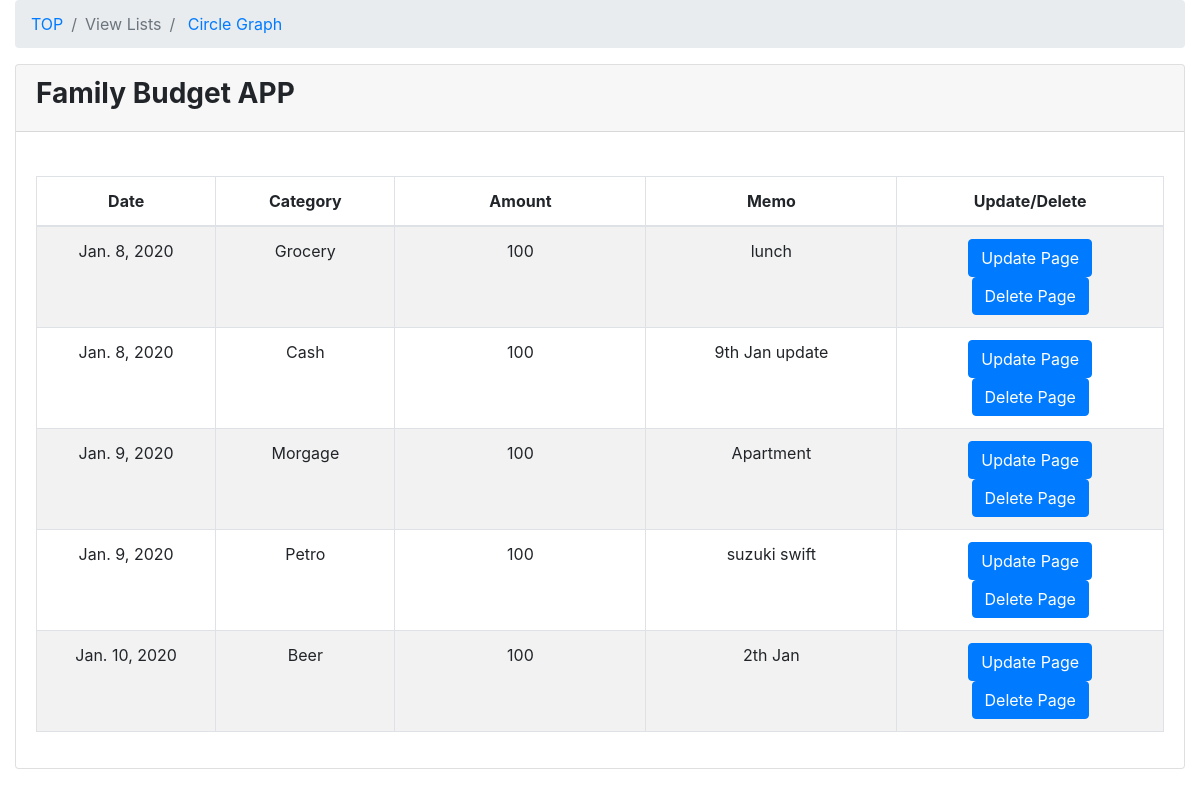
Before: /kakeibo/kakeibo_list/ with the older database file.
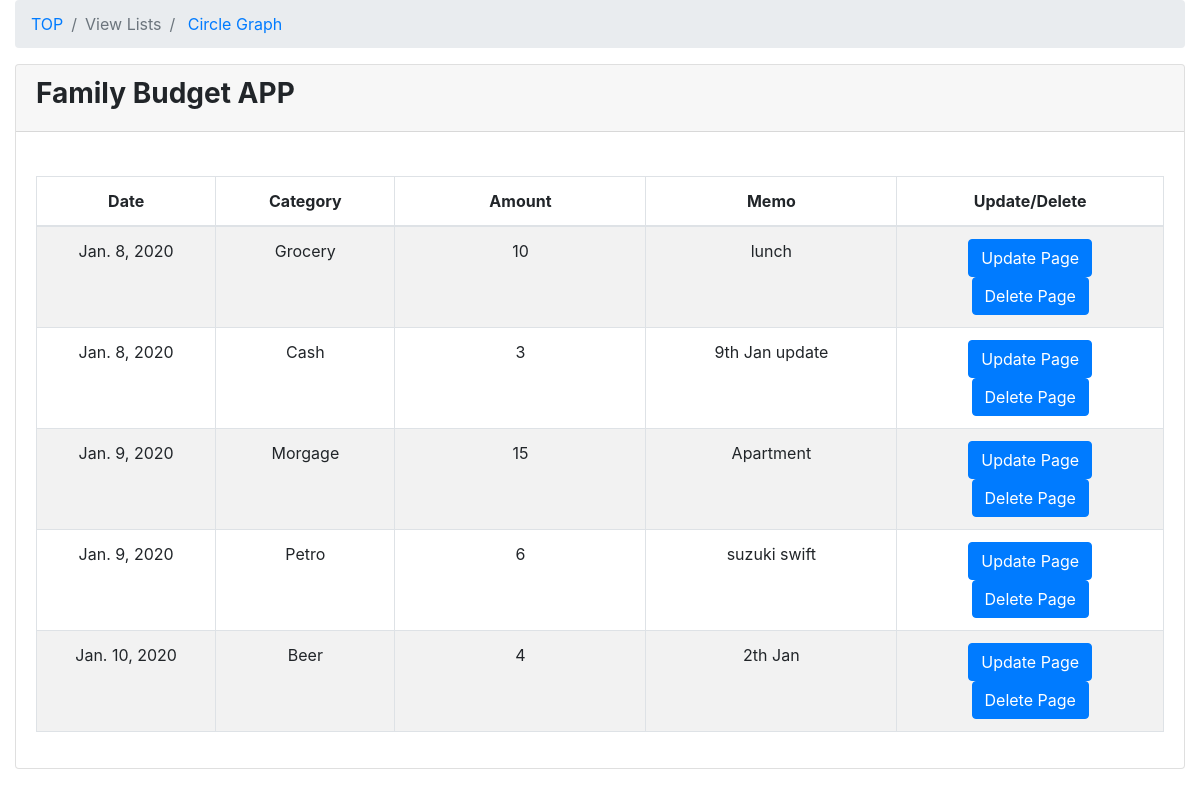
After: the same page with the newer database file.
### kakeibo/models.py (models this page shows, shortened)
class Kakeibo(models.Model):
    class Meta:
        db_table="kakeibo"
    date = models.DateField(verbose_name="Date", default=datetime.now)
    category = models.ForeignKey(Category, on_delete=models.PROTECT, verbose_name="Category")
    money = models.IntegerField(verbose_name="Amount", help_text="Aus Dollar")
    memo = models.CharField(verbose_name="Memo", max_length=500)

class Category(models.Model):
    class Meta:
        db_table="category"
    category_name = models.CharField(max_length=255,unique=True)
    def __str__(self):
        return self.category_name

### kakeibo/views.py (the view)
# urls.py: path('kakeibo_list/', views.KakeiboListView.as_view(), name='kakeibo_list'),
class KakeiboListView(ListView):
    model = Kakeibo
    template_name = 'kakeibo/kakeibo_list.html'
    def queryset(self):
        return Kakeibo.objects.all()

### kakeibo/templates/kakeibo/kakeibo_list.html
{% extends 'kakeibo/base.html' %}
{% block content %}
 <div class="content-wrapper">
   <div class="container-fluid">
     <ol class="breadcrumb">
       <li class="breadcrumb-item">
         <a href="{% url 'kakeibo:kakeibo_list' %}">TOP</a>
       </li>
       <li class="breadcrumb-item active">View Lists</li>
       <li class="breadcrumb-item">
            <a href={% url 'kakeibo:kakeibo_circle' %}>Circle Graph</a>
            </li>
     </ol>
     <div class="card mb-3">
       <div class="card-header">
         <h3><b>Family Budget APP</b></h3></div>
       <div class="card-body">
         <div class="table-responsive">
         <table id=kakeibo_list width="100%" class="table table-striped table-bordered table-hover">
             <thead>
               <tr>
                 <th class="text-center">Date</th>
                 <th class="text-center">Category</th>
                 <th class="text-center">Amount</th>
                 <th class="text-center">Memo</th>
                 <th class="text-center">Update/Delete </th>
               </tr>
             </thead>
             <tbody>
               {% for item in object_list %}
                 <tr class="odd gradeX text-center">
                   <td class="text-center" width="100">{{ item.date}}</td>
                   <td class="text-center" width="100">{{ item.category }}</td>
                   <td class="text-center" width="140">{{ item.money }}</td>
                   <td class="text-center" width="140">{{ item.memo }}</td>
                   <td class="text-center" width="140">
                     <a class="btn btn-primary" href="{% url 'kakeibo:kakeibo_update' item.pk %}" role="button">Update Page</a>
                     <a class="btn btn-primary" href="{% url 'kakeibo:kakeibo_delete' item.pk %}" role="button">Delete Page</a>
                   </td>
                 </tr>
             {% endfor %}
             </tbody>
           </table>
       </div>
      </div>
      </div>
   </div>
  </div>
{% endblock content %}

Changed rows visible on the page:
changed Kakeibo "lunch": money "100" → "10"
changed Kakeibo "9th Jan update": money "100" → "3"
changed Kakeibo "Apartment": money "100" → "15"
changed Kakeibo "suzuki swift": money "100" → "6"
changed Kakeibo "Jan. 10, 2020": money "100" → "4"
